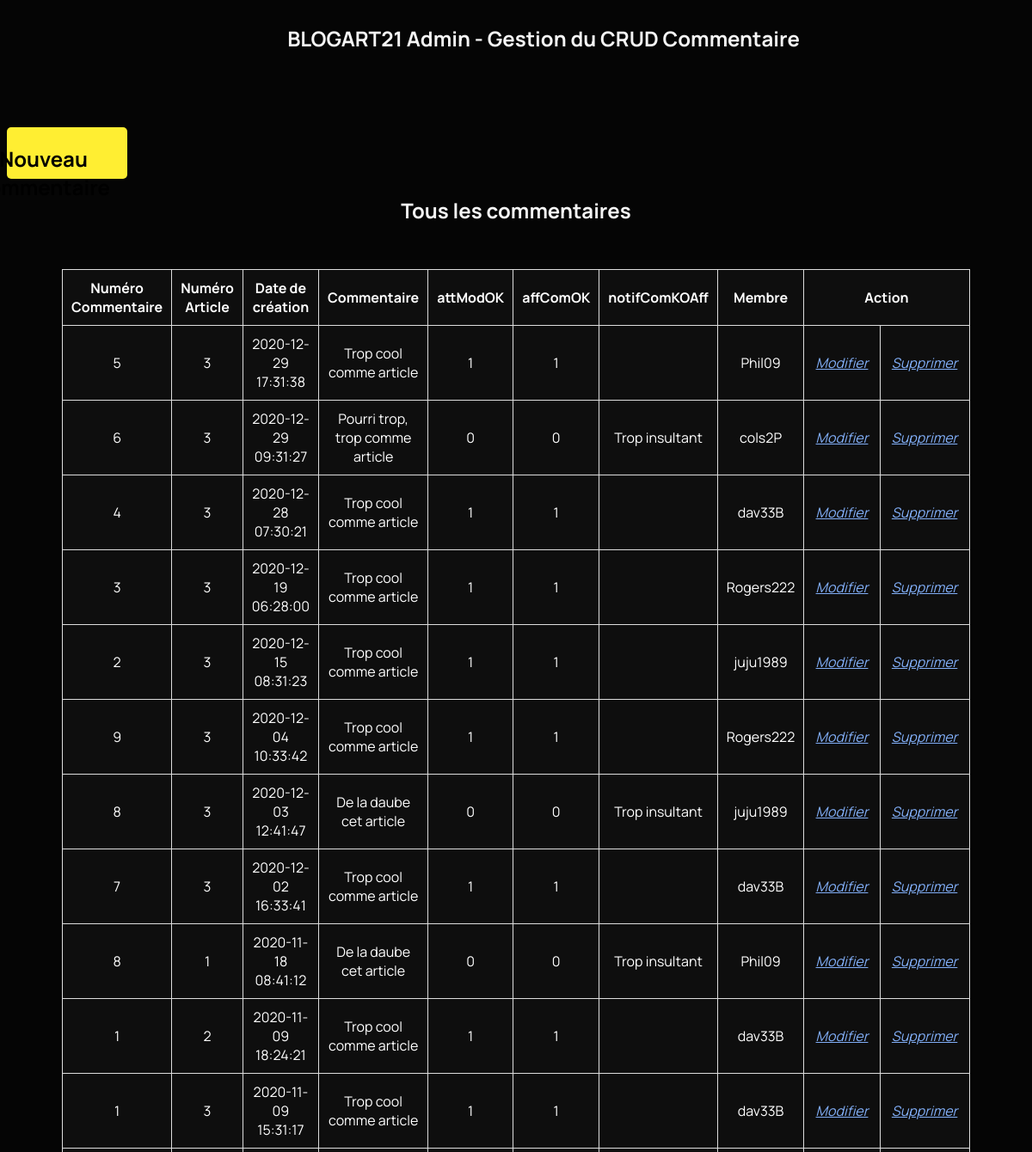
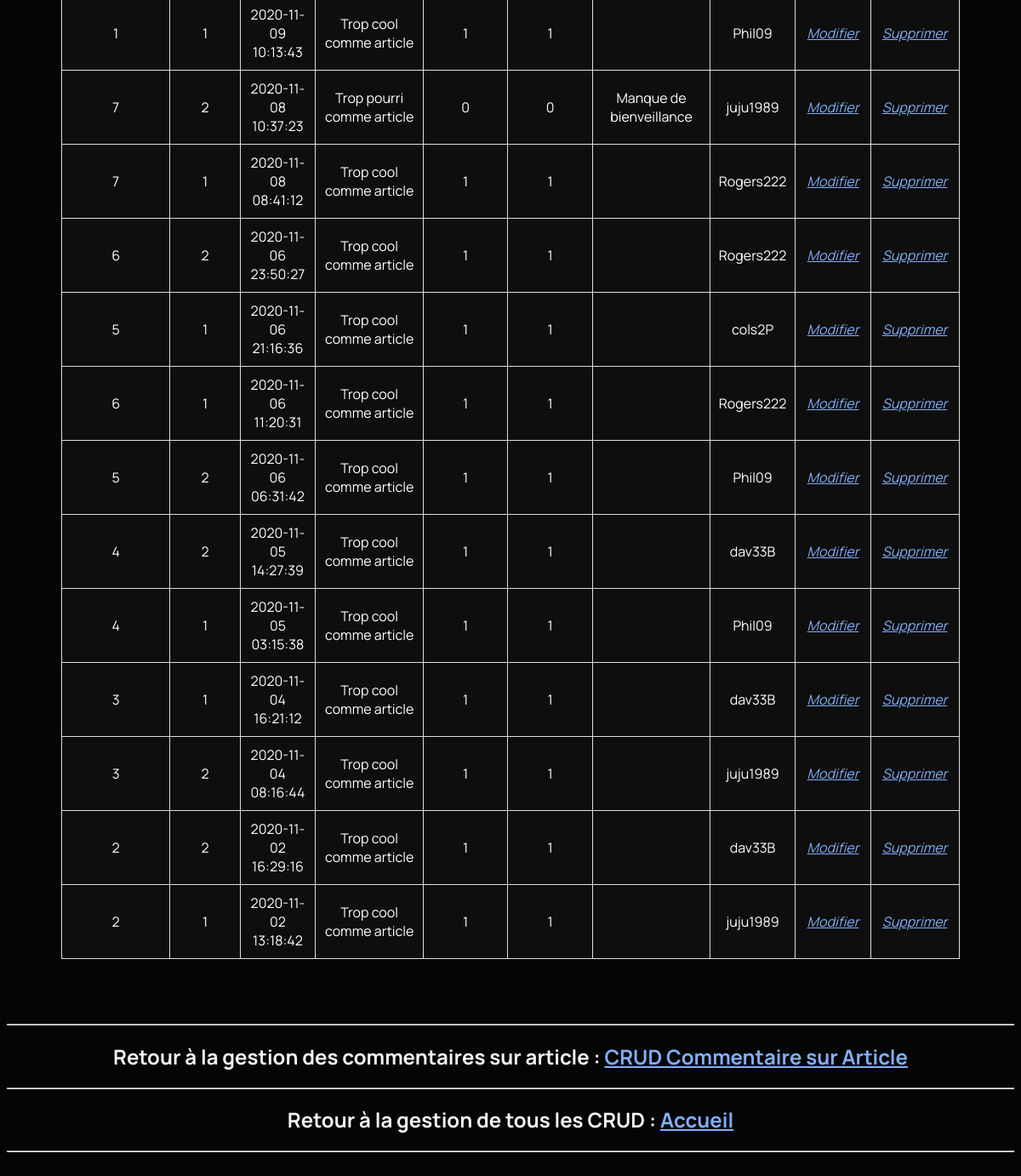
The page /back/comment/comment.php on the database its author committed (2 pictures, top to bottom).
### tables this page shows
CREATE TABLE `comment` (
  `numSeqCom` int(10) NOT NULL,
  `numArt` int(8) NOT NULL,
  `dtCreCom` datetime DEFAULT NULL,
  `libCom` text NOT NULL,
  `attModOK` tinyint(1) DEFAULT 0,
  `affComOK` tinyint(1) DEFAULT 0,
  `notifComKOAff` text DEFAULT NULL,
  `delLogiq` tinyint(1) DEFAULT 0,
  `numMemb` int(10) NOT NULL
);

CREATE TABLE `membre` (
  `numMemb` int(10) NOT NULL,
  `prenomMemb` varchar(70) DEFAULT NULL,
  `nomMemb` varchar(70) DEFAULT NULL,
  `pseudoMemb` varchar(70) DEFAULT NULL,
  `passMemb` varchar(70) DEFAULT NULL,
  `eMailMemb` varchar(100) DEFAULT NULL,
  `dtCreaMemb` datetime DEFAULT NULL,
  `souvenirMemb` tinyint(1) DEFAULT NULL,
  `accordMemb` tinyint(1) DEFAULT NULL,
  `idStat` int(5) NOT NULL
);

### CLASS_CRUD/comment.class.php (called while the page is built, shortened)
<?php
require_once __DIR__ . '../../CONNECT/database.php';
class COMMENT
{
	function get_AllCommentsWithMembre()
	{
		global $db;
		$query = 'SELECT * FROM comment INNER JOIN membre ON comment.numMemb = membre.numMemb ORDER BY `dtCreCom` DESC';
		$request = $db->prepare($query);
		$request->execute();
		$result = $request->fetchAll();
		return ($result);
	}
}

### back/comment/comment.php (the view, shortened to what this page needs)
<?php
require_once __DIR__ . '/../../CLASS_CRUD/comment.class.php';
$class = new COMMENT;
?>
<!DOCTYPE html>
<html lang="fr">
<head>
    <?php include('../../front/includes/commons/headRequired.php') ?>
    <link href="../css/style.css" rel="stylesheet" type="text/css" />
    <link rel="stylesheet" href="../front/assets/master.css" />
    <link rel="stylesheet" href="../css/back-office.css" />
</head>
<body class="twa-back">
    <div class="title">
        <h1>BLOGART21 Admin - Gestion du CRUD Commentaire</h1>
    </div>
    <h2><a class="button-create input-button" href="./createComment.php">Nouveau commentaire</a></h2>
    <h2>Tous les commentaires</h2>
    <div class="container-center">
        <table class="twa-table">
            <thead>
                <tr>
                    <th>Numéro Commentaire</th>
                    <th>Numéro Article</th>
                    <th>Date de création</th>
                    <th>Commentaire</th>
                    <th>attModOK</th>
                    <th>affComOK</th>
                    <th>notifComKOAff</th>
                    <th>Membre</th>
                    <th colspan="2">&nbsp;Action&nbsp;</th>
                </tr>
            </thead>
            <tbody>
                <?php $allComments = $class->get_AllCommentsWithMembre();
                foreach ($allComments as $row) { ?>
                    <tr>
                        <td><?= $row['numSeqCom'] ?></td>
                        <td><?= $row['numArt'] ?></td>
                        <td><?= $row['dtCreCom'] ?></td>
                        <td><?= $row['libCom'] ?></td>
                        <td><?= $row['attModOK'] ?></td>
                        <td><?= $row['affComOK'] ?></td>
                        <td><?= $row['notifComKOAff'] ?></td>
                        <td><?= $row['pseudoMemb'] ?></td>
                        <td>&nbsp;<a href="./updateComment.php?numSeqCom=<?= $row['numSeqCom'] ?>&numArt=<?= $row['numArt'] ?>"><i>Modifier</i></a>&nbsp;
                            <br />
                        </td>
                        <td>&nbsp;<a href="./deleteComment.php?numSeqCom=<?= $row['numSeqCom'] ?>&numArt=<?= $row['numArt'] ?>"><i>Supprimer</i></a>&nbsp;
                            <br />
                        </td>
                    </tr>
                <?php } ?>
            </tbody>
        </table>
    </div>
    <?php
    require_once __DIR__ . '/footerComment.php';
    require_once __DIR__ . '/footer.php';
    ?>
</body>
</html>

### back/css/style.css (style rules this page uses)
body { background-color: lightgrey; color: steelblue; }
td, tr { padding: .5rem; }
@media screen and (min-width: 681px) and (max-width: 1279px) { body { background-color: blue; } }

### front/assets/master.css (style rules this page uses)
:root { --yellow: #ffee32; --dark: #0e0e0e; }
body { -webkit-font-smoothing: antialiased; -moz-osx-font-smoothing: grayscale; }

### back/css/back-office.css (style rules this page uses)
.twa-back { background-color: #050505; }
h1 { text-align: center; margin-left: 4rem; color: whitesmoke; font-family: 'Manrope', -apple-system, BlinkMacSystemFont, 'Segoe UI', Roboto, Oxygen, Ubuntu, Cantarell, 'Open Sans', 'Helvetica Neue', sans-serif; font-size: 24px; font-weight: bold; margin-top: 20px; }
h2 { text-align: center; color: whitesmoke; font-family: 'Manrope', -apple-system, BlinkMacSystemFont, 'Segoe UI', Roboto, Oxygen, Ubuntu, Cantarell, 'Open Sans', 'Helvetica Neue', sans-serif; }
a { color:#81AEF7; }
.title { display: flex; flex-direction: row; justify-content: center; height: 120px; }
.container-center { border-collapse: collapse; display: flex; max-width: 1280px; padding: 2rem 4rem; }
.twa-table { width: 85%; background-color: #0E0E0E; border-collapse: collapse; border-color: white; text-align: center; color: white; font-family: 'Manrope', -apple-system, BlinkMacSystemFont, 'Segoe UI', Roboto, Oxygen, Ubuntu, Cantarell, 'Open Sans', 'Helvetica Neue', sans-serif }
.twa-table tr, .twa-table th, .twa-table td { padding: 10px; border: 1px solid #ddd; max-width: 25rem; overflow-x: auto; height: 0rem; }
.input-button { cursor:pointer; padding:5px 20px; background-color:#FFEE32; border:line 2px #FFEE32; border-radius:5px; transition: 0.3s; text-decoration: none; color: black; }
.button-create { display: flex; flex-direction: row; justify-content: right; padding: 20px; max-width: 100px; max-height: 20px; margin-right: 20px; }

### rows shown on the page
comment: numSeqCom "5", numArt "3", dtCreCom "2020-12-29 17:31:38", libCom "Trop cool comme article", attModOK "1", affComOK "1", numMemb.pseudoMemb "Phil09"
comment: numSeqCom "6", numArt "3", dtCreCom "2020-12-29 09:31:27", libCom "Pourri trop, trop comme article", attModOK "0", affComOK "0", notifComKOAff "Trop insultant", numMemb.pseudoMemb "cols2P"
comment: numSeqCom "4", numArt "3", dtCreCom "2020-12-28 07:30:21", libCom "Trop cool comme article", attModOK "1", affComOK "1", numMemb.pseudoMemb "dav33B"
comment: numSeqCom "3", numArt "3", dtCreCom "2020-12-19 06:28:00", libCom "Trop cool comme article", attModOK "1", affComOK "1", numMemb.pseudoMemb "Rogers222"
comment: numSeqCom "2", numArt "3", dtCreCom "2020-12-15 08:31:23", libCom "Trop cool comme article", attModOK "1", affComOK "1", numMemb.pseudoMemb "juju1989"
comment: numSeqCom "9", numArt "3", dtCreCom "2020-12-04 10:33:42", libCom "Trop cool comme article", attModOK "1", affComOK "1", numMemb.pseudoMemb "Rogers222"
comment: numSeqCom "8", numArt "3", dtCreCom "2020-12-03 12:41:47", libCom "De la daube cet article", attModOK "0", affComOK "0", notifComKOAff "Trop insultant", numMemb.pseudoMemb "juju1989"
comment: numSeqCom "7", numArt "3", dtCreCom "2020-12-02 16:33:41", libCom "Trop cool comme article", attModOK "1", affComOK "1", numMemb.pseudoMemb "dav33B"
comment: numSeqCom "8", numArt "1", dtCreCom "2020-11-18 08:41:12", libCom "De la daube cet article", attModOK "0", affComOK "0", notifComKOAff "Trop insultant", numMemb.pseudoMemb "Phil09"
comment: numSeqCom "1", numArt "2", dtCreCom "2020-11-09 18:24:21", libCom "Trop cool comme article", attModOK "1", affComOK "1", numMemb.pseudoMemb "dav33B"
comment: numSeqCom "1", numArt "3", dtCreCom "2020-11-09 15:31:17", libCom "Trop cool comme article", attModOK "1", affComOK "1", numMemb.pseudoMemb "dav33B"
comment: numSeqCom "1", numArt "1", dtCreCom "2020-11-09 10:13:43", libCom "Trop cool comme article", attModOK "1", affComOK "1", numMemb.pseudoMemb "Phil09"
comment: numSeqCom "7", numArt "2", dtCreCom "2020-11-08 10:37:23", libCom "Trop pourri comme article", attModOK "0", affComOK "0", notifComKOAff "Manque de bienveillance", numMemb.pseudoMemb "juju1989"
comment: numSeqCom "7", numArt "1", dtCreCom "2020-11-08 08:41:12", libCom "Trop cool comme article", attModOK "1", affComOK "1", numMemb.pseudoMemb "Rogers222"
comment: numSeqCom "6", numArt "2", dtCreCom "2020-11-06 23:50:27", libCom "Trop cool comme article", attModOK "1", affComOK "1", numMemb.pseudoMemb "Rogers222"
comment: numSeqCom "5", numArt "1", dtCreCom "2020-11-06 21:16:36", libCom "Trop cool comme article", attModOK "1", affComOK "1", numMemb.pseudoMemb "cols2P"
comment: numSeqCom "6", numArt "1", dtCreCom "2020-11-06 11:20:31", libCom "Trop cool comme article", attModOK "1", affComOK "1", numMemb.pseudoMemb "Rogers222"
comment: numSeqCom "5", numArt "2", dtCreCom "2020-11-06 06:31:42", libCom "Trop cool comme article", attModOK "1", affComOK "1", numMemb.pseudoMemb "Phil09"
comment: numSeqCom "4", numArt "2", dtCreCom "2020-11-05 14:27:39", libCom "Trop cool comme article", attModOK "1", affComOK "1", numMemb.pseudoMemb "dav33B"
comment: numSeqCom "4", numArt "1", dtCreCom "2020-11-05 03:15:38", libCom "Trop cool comme article", attModOK "1", affComOK "1", numMemb.pseudoMemb "Phil09"
comment: numSeqCom "3", numArt "1", dtCreCom "2020-11-04 16:21:12", libCom "Trop cool comme article", attModOK "1", affComOK "1", numMemb.pseudoMemb "dav33B"
comment: numSeqCom "3", numArt "2", dtCreCom "2020-11-04 08:16:44", libCom "Trop cool comme article", attModOK "1", affComOK "1", numMemb.pseudoMemb "juju1989"
comment: numSeqCom "2", numArt "2", dtCreCom "2020-11-02 16:29:16", libCom "Trop cool comme article", attModOK "1", affComOK "1", numMemb.pseudoMemb "dav33B"
comment: numSeqCom "2", numArt "1", dtCreCom "2020-11-02 13:18:42", libCom "Trop cool comme article", attModOK "1", affComOK "1", numMemb.pseudoMemb "juju1989"
